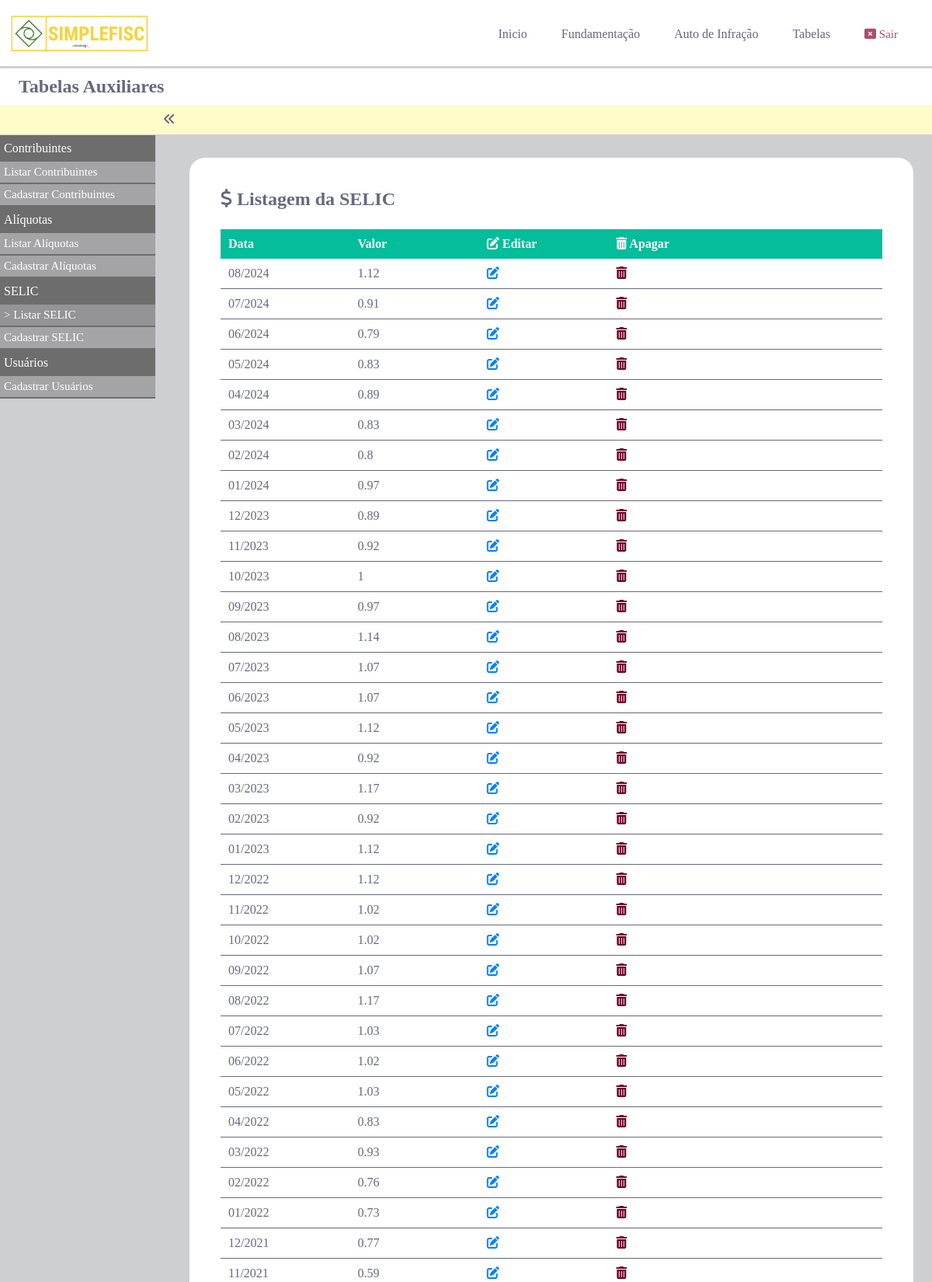
Page /tabela/list-selic (signed in, upper part) on the committed database.
### tables this page shows
CREATE TABLE `simples_selic` (
  `cod_selic` int(10) UNSIGNED NOT NULL,
  `data_selic` date DEFAULT NULL,
  `valor_selic` double(10,2) DEFAULT NULL
);

### classes/Painel.php (called while the page is built, shortened)
<?php
    class Painel{
      public static function logado(){
        return isset($_SESSION['login']) ? true : false;
      }
    }
?>

### classes/MySql.php (called while the page is built)
<?php
    class MySql{
        private static $pdo;
        public static function conectar(){
            if(self::$pdo == null){
                try{
                    self::$pdo = new PDO('mysql:host='.HOST.';dbname='.DATABASE,USER,PASSWORD,array(PDO::MYSQL_ATTR_INIT_COMMAND => "SET NAMES utf8"));
                    self::$pdo->setAttribute(PDO::ATTR_ERRMODE,PDO::ERRMODE_EXCEPTION);
                }catch(Exception $e){
                    echo '<div class="erro-login"><i class="fa fa-times"></i> Erro ao Conectar ao Banco de Dados </div>';
                }
            }
            return self::$pdo;
        }
    }
?>

### pages/sub-pages/list-selic.php (the view, shortened to what this page needs)
<?php
$sql = MySql::conectar()->prepare("SELECT * FROM `simples_selic` order by data_selic desc");
$sql->execute();
$listSELIC = $sql->fetchAll();
?>
<div class="content">
    <div class="box-tabela">
        <H2><i class="fa-solid fa-dollar-sign"></i> Listagem da SELIC</H2>
        <div class="table-list">
            <div class="row-list">
                <div class="col-list">
                    <span>Data</span>
                </div>
                <div class="col-list">
                    <span>Valor</span>
                </div>
                <div class="col-list">
                    <i class="fa-solid fa-pen-to-square azul"></i><span> Editar</span>
                </div>
                <div class="col-list">
                    <i class="fa fa-trash-can"></i><span> Apagar</span>
                </div>
            </div>
            <?php
                foreach($listSELIC as $key => $value){
            ?>
            <div class="row-list">
                <div class="col-list">
                    <span><?php echo date('m/Y',strtotime($value['data_selic'])) ?></span>
                </div>
                <div class="col-list">
                    <span><?php echo $value['valor_selic'] ?></span>
                </div>
                <div class="col-list">
                    <i class="fa-solid fa-pen-to-square azul"></i>
                </div>
                <div class="col-list">
                    <i class="fa fa-trash-can vermelho"></i>
                </div>
            </div>
            <?php } ?>
        </div>
    </div>
</div>

### index.php
<?php
    include('config.php');
    if(Painel::logado() == false){
        include('login.php');
    }else{
        include('main.php');
    }
?>

### main.php (shortened to what this page needs)
<!DOCTYPE html>
<html>
<head>
    <link rel="stylesheet" href="<?php echo INCLUDE_PATH;?>css/all.min.css">
    <link rel='stylesheet' type='text/css' media='screen' href='<?php echo INCLUDE_PATH;?>css/main.css'>
</head>
<body>
    <header>
        <div class="container ">
           <a href="<?php echo INCLUDE_PATH;?>">
            <div class="logo">
            </div></a>
            <div class="menu-desktop">
            <nav class="menu">
                <ul>
                    <li>
                        <a href="<?php echo INCLUDE_PATH;?>">Inicio</a>
                        <a href="<?php echo INCLUDE_PATH;?>fundamentacao">Fundamentação</a>
                        <a href="<?php echo INCLUDE_PATH;?>auto">Auto de Infração</a>
                        <a href="<?php echo INCLUDE_PATH;?>tabela">Tabelas</a>
                        <a class="logout" href="<?php echo INCLUDE_PATH ?>?logout"><i class="fa fa-window-close logout"></i> Sair</a>
                    </li>
                </ul>
            </nav>
            </div>
        </div>
    </header>
    <?php
        $url = isset($_GET['url1']) ? $_GET['url1'] : 'home';
        if ($url == 'list_auto') {
            include('pages/list_auto.php');
        } elseif(file_exists('pages/'.$url.'.php')) {
            include('pages/'.$url.'.php');
        } else {
            include('pages/p-404.php');
        }
    ?>
</body>
</html>

### pages/tabela.php (shortened to what this page needs)
<section class="topo">
    <div class="container">
        <div class="banner">
            <h2>Tabelas Auxiliares</h2>
        </div>
    </div>
</section>
<div class="corpo">
    <div class="menu-tabela">
        <div class="itens-menu">
            <h2>Contribuintes</h2>
            <a href="<?php echo INCLUDE_PATH_TABLE ?>list-ctb">Listar Contribuintes</a>
            <a href="<?php echo INCLUDE_PATH_TABLE ?>cad-contribuintes">Cadastrar Contribuintes</a>
        </div>
        <div class="itens-menu">
            <h2>Alíquotas</h2>
            <a href="">Listar Alíquotas</a>
            <a href="">Cadastrar Alíquotas</a>
        </div>
        <div class="itens-menu">
            <h2>SELIC</h2>
            <a <?php selecionadoMenu('list-selic')?> href=" <?php echo INCLUDE_PATH_TABLE ?>list-selic">Listar SELIC</a>
            <a <?php selecionadoMenu('cad-selic')?> href=" <?php echo INCLUDE_PATH_TABLE ?>cad-selic">Cadastrar SELIC</a>
        </div>
        <div class="itens-menu">
            <h2>Usuários</h2>
            <a href="">Cadastrar Usuários</a>
        </div>
    </div>
    <div class="header-tabela">
        <div class="menu-btn">
            <i class="fa-solid fa-angles-left"></i>
        </div>
    </div>
    <div class="container">
        <?php
            $url2 = isset($_GET['url2']) ? $_GET['url2'] : 'tb-home';
            if(file_exists('pages/sub-pages/'.$url2.'.php')){
                include('pages/sub-pages/'.$url2.'.php');
            }else{
                include('pages/sub-pages/tb-home.php');
            }
        ?>
    </div>
</div>

### config.php (shortened to what this page needs)
<?php
   function selecionadoMenu($par){
        $url = $_GET['url2'];
        if($url == $par){
            echo 'class="menu-active"';
        }
   }
?>

### css/main.css (style rules this page uses)
* { margin: 0; padding: 0; box-sizing: border-box; }
body { background-color: var(--fundo); height: 100%; color: var(--roxo); }
a { cursor: pointer; }
:root { --fundo: #cecfd3; --roxo: #67687e; --azul:#007FFF; --verde: #04bd9b; --vermelho: #6d0227; --amarelo: #fefcc8; }
header { width: 100%; background-color: white; padding: 10px 0; }
.container { padding: 0 2%; max-width: 1510px; margin: 0 auto; }
.azul { color: var(--azul); }
.vermelho { color: var(--vermelho); }
.logo { float: left; width: 250px; height: 65px; background-image: url('../images/logo.png'); background-size: cover; left: -50px; background-repeat: no-repeat; background-position: left; position: relative; cursor: pointer; }
.topo { background-color: white; }
nav { float: right; }
li { list-style-type: none; display: block; position: relative; }
nav li { top: 25px; }
li a { color: var(--roxo); text-decoration: none; padding-left: 20px; padding-right: 20px; padding-bottom: 47px; }
.logout { color: #b34a6e; font-size: 15px; }
.banner { background-color: white; margin-top: 3px; }
.banner h2 { padding: 10px 0; }
.content { width: calc(100% - 220px); float: right; }
.box-tabela { padding: 40px 40px; background-color: white; margin-left: auto; margin-right: auto; margin-top: 30px; border-radius: 20px; }
.corpo { margin: 0; }
.corpo { display: inline; }
.header-tabela { padding-top: 10px; background-color: var(--amarelo); width: 100%; }
.header-tabela i { margin-bottom: 12px; margin-left: 10px; cursor: pointer; }
.menu-tabela { position: relative; overflow-y: auto; float: left; width: 200px; background-color: #a4a4a6; margin-top: 39px; }
.menu-btn i { color: var(--roxo); }
.menu-tabela h2 { font-size: 16px; color: white; font-weight: 300; background-color: #6d6d6d; padding: 8px 5px; }
.menu-tabela a { font-size: 15px; color: white; display: block; text-decoration: none; font-weight: 300; padding: 5px; background-color: #a4a4a6; border-bottom: 2px solid #6d6d6d; }
.itens-menu { width: 100%; }
.box-tabela h2 { margin-bottom: 25px; }
.table-list { margin: 20px 0; }
.table-list .row-list:nth-of-type(1) i { color: white; cursor: default; }
.table-list .row-list:nth-of-type(1) { background-color: var(--verde); color: white !important; font-weight: bold; border: 0; }
.table-list .row-list { padding: 10px 10px; border-bottom: 1px solid var(--roxo); }
.col-list { float: left; width: 20%; }
.row-list i { cursor: pointer; }
.menu-active { background-color: #949496 !important; }
.menu-active::before { content: '> '; }

### rows in the picture
simples_selic: data_selic "08/2024", valor_selic "1.12"
simples_selic: data_selic "07/2024", valor_selic "0.91"
simples_selic: data_selic "06/2024", valor_selic "0.79"
simples_selic: data_selic "05/2024", valor_selic "0.83"
simples_selic: data_selic "04/2024", valor_selic "0.89"
simples_selic: data_selic "03/2024", valor_selic "0.83"
simples_selic: data_selic "02/2024", valor_selic "0.8"
simples_selic: data_selic "01/2024", valor_selic "0.97"
simples_selic: data_selic "12/2023", valor_selic "0.89"
simples_selic: data_selic "11/2023", valor_selic "0.92"
simples_selic: data_selic "10/2023", valor_selic "1"
simples_selic: data_selic "09/2023", valor_selic "0.97"
simples_selic: data_selic "08/2023", valor_selic "1.14"
simples_selic: data_selic "07/2023", valor_selic "1.07"
simples_selic: data_selic "06/2023", valor_selic "1.07"
simples_selic: data_selic "05/2023", valor_selic "1.12"
simples_selic: data_selic "04/2023", valor_selic "0.92"
simples_selic: data_selic "03/2023", valor_selic "1.17"
simples_selic: data_selic "02/2023", valor_selic "0.92"
simples_selic: data_selic "01/2023", valor_selic "1.12"
simples_selic: data_selic "12/2022", valor_selic "1.12"
simples_selic: data_selic "11/2022", valor_selic "1.02"
simples_selic: data_selic "10/2022", valor_selic "1.02"
simples_selic: data_selic "09/2022", valor_selic "1.07"
simples_selic: data_selic "08/2022", valor_selic "1.17"
simples_selic: data_selic "07/2022", valor_selic "1.03"
simples_selic: data_selic "06/2022", valor_selic "1.02"
simples_selic: data_selic "05/2022", valor_selic "1.03"
simples_selic: data_selic "04/2022", valor_selic "0.83"
simples_selic: data_selic "03/2022", valor_selic "0.93"
simples_selic: data_selic "02/2022", valor_selic "0.76"
simples_selic: data_selic "01/2022", valor_selic "0.73"
simples_selic: data_selic "12/2021", valor_selic "0.77"
simples_selic: data_selic "11/2021", valor_selic "0.59"
